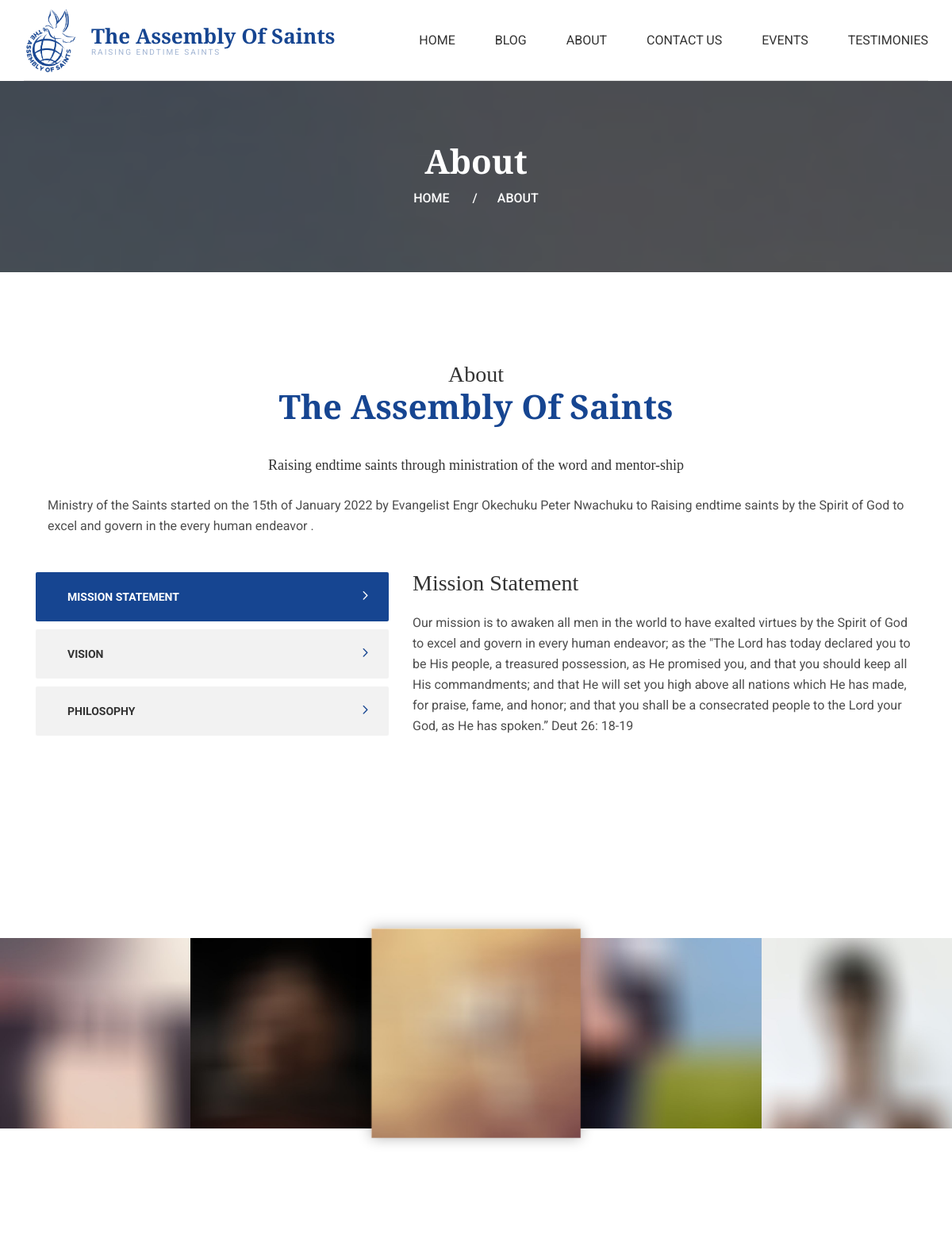
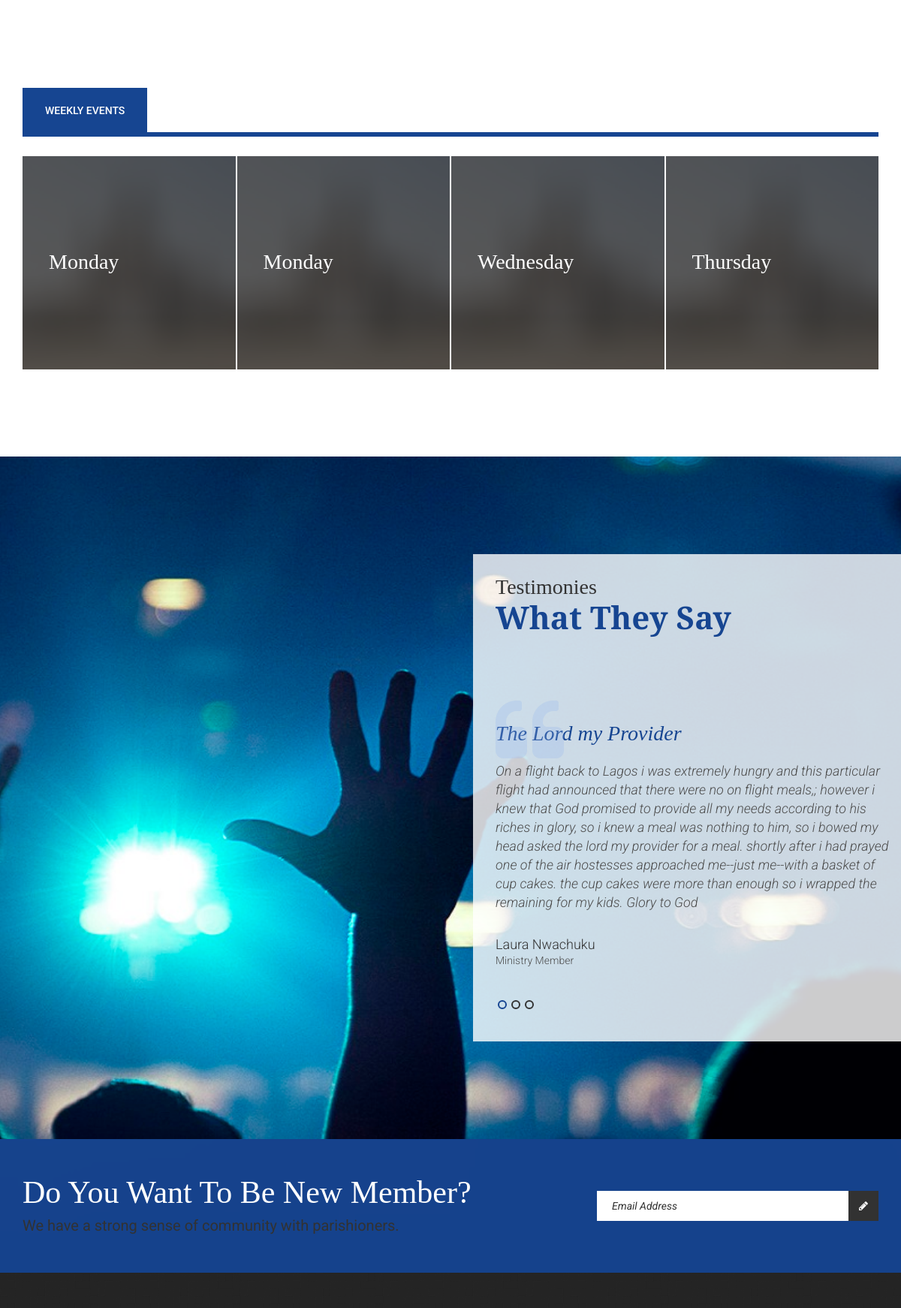
The page /about/ (upper part) on the database its author committed (2 pictures, top to bottom).
### organization/models.py (models this page shows, shortened)
class organizationOverview(models.Model):
    organization = models.OneToOneField(
        Organization,
        on_delete=models.CASCADE,
        unique=True,
    )
    organization_overview = models.TextField(max_length=500, blank=True)
    organization_mandate = models.TextField(max_length=500, blank=True)
    mission_statement = models.TextField(max_length=500, blank=True)
    vision = models.TextField(max_length=500, blank=True)
    philosophy = models.TextField(max_length=500, blank=True)
    id = models.AutoField(primary_key=True, default=None)
    def __str__(self):
        return self.organization.organization_name

class Organization(models.Model):
    user = models.ForeignKey(Account, on_delete=models.CASCADE, blank=True, null=True)
    organization_name = models.CharField(max_length=50)
    website_address = models.URLField(max_length=200, blank=True)
    email = models.EmailField(max_length=50)
    address_line_1 = models.CharField(max_length=50)
    address_line_2 = models.CharField(max_length=50, blank=True)
    city = models.CharField(max_length=50)
    state = models.CharField(max_length=50)
    postal_code = models.CharField(max_length=12, blank=True)
    country = models.CharField(max_length=50)
    phone = models.CharField(max_length=15)
    logo = models.ImageField(upload_to='photos/logos')
    is_church = models.BooleanField(default=False)
    created_date = models.DateTimeField(auto_now_add=True)
    modified_date = models.DateTimeField(auto_now=True)
    facebook = models.CharField(max_length=50, blank=True, null=True)
    youtube = models.CharField(max_length=50, blank=True, null=True)
    instagram = models.CharField(max_length=50, blank=True, null=True)
    open_hours = models.CharField(max_length=50, blank=True, null=True)
    class Meta:
        verbose_name = 'organization'
        verbose_name_plural = 'organizations'
    def __str__(self):
        return self.organization_name

### event/models.py (models this page shows, shortened)
class WeeklyEvent(models.Model):
    organization = models.ForeignKey(Organization, on_delete=models.CASCADE)
    day = models.CharField(max_length=50, choices=day_choice, default=0)
    time = models.TimeField(auto_now=False)
    end_time = models.TimeField(auto_now=False)
    city = models.CharField(max_length=50)
    state = models.CharField(max_length=50)
    country = models.CharField(max_length=50)
    created_date = models.DateTimeField(auto_now_add=True)
    modified_date = models.DateTimeField(auto_now=True)
    event = models.ForeignKey(ActualEvent, on_delete=models.CASCADE, blank=True, null=True)
    class Meta:
        verbose_name = 'Weekly Event'
        verbose_name_plural = 'Weekly Events'

### testimony/models.py (models this page shows, shortened)
class Testimony(models.Model):
    first_name = models.CharField(max_length=50)
    last_name = models.CharField(max_length=50)
    phone = models.CharField(max_length=50, blank=True, null=True)
    City = models.CharField(max_length=50)
    State = models.CharField(max_length=50)
    country = models.CharField(max_length=50)
    title = models.CharField(max_length=50)
    description = models.TextField(max_length=2500)
    created_date = models.DateTimeField(auto_now_add=True, blank=True, null=True)
    verified = models.BooleanField(default=False)
    photo = models.ImageField(upload_to='photos/testimony', blank=True, null=True)
    email = models.EmailField(max_length=100, blank=True, null=True)
    class Meta:
        verbose_name = 'Testimony'
        verbose_name_plural = 'Testimonies'

### MOTS/views.py (the view)
# urls.py: path('about/', AboutView.as_view(), name='about'),
class AboutView(View):
    def get(self, request, *args, **kwargs):
        weekly_events = WeeklyEvent.objects.prefetch_related('organization').filter(organization=1, organization__is_church='True').values()
        staff = Staff.objects.prefetch_related('organization').get(organization=1, organization__is_church='True')
        testimonies = Testimony.objects.filter(verified=True)[:3].values(
            'first_name',
            'last_name',
            'title',
            'description'
        )
        context = {
            'weekly_events': weekly_events,
            'testimonies': testimonies,
            'staff': staff,
        }
        return render(request, 'church/about.html', context)

### blog/context_processors.py (called while the page is built)
def menu_links(request):
    links = Article.objects.filter().order_by('-id')[:3].values('article_title', 'created_date')
    return dict(blog_links=links)

### event/context_processors.py (called while the page is built)
def event_links(request):
    links = Event.objects.select_related('event').all()
    return dict(event_links=links)

### event/models.py (called while the page is built)
    def get_url(self):
        return reverse('event', args=[self.id])

### organization/context_processors.py (called while the page is built)
def menu_links(request):
    links = organizationOverview.objects.select_related('organization').get(organization=1, organization__is_church='True')
    return dict(org_links=links)

### templates/church/about.html (shortened to what this page needs)
{% extends 'base.html' %}
{% load static %}
{% block content %}
<section class="page_breadcrumbs ds parallax section_padding_top_65 section_padding_bottom_65">
  <div class="container">
    <div class="row">
      <div class="col-sm-12 text-center">
        <h2 class="highlight bold">About</h2>
        <ol class="breadcrumb">
          <li>
            <a href="{% url 'MOTS' %}">
        Home
      </a>
          </li>
          <li class="active">About</li>
        </ol>
      </div>
    </div>
  </div>
</section>
<section id="about" class="ls section_padding_top_100 section_padding_bottom_75 columns_margin_bottom_30">
  <div class="container">
    <div class="row">
      <div class="col-md-12">
        <div class="horiz_lg_padding">
          <h3 class= "text-center">About</h3>
          <h2 class="section_header highlight text-center">{{ org_links.organization }}</h2>
          <p class="grey playfair">{{ org_links.organization_mandate }}</p>
          <p>{{ org_links.organization_overview }}</p>
        </div>
      </div>
    </div>
    <div class="container">
      <div class="row vertical-tabs">
        <div class="col-sm-5">
          <ul class="nav" role="tablist">
            <li class="active">
              <a href="#vertical-tab1" role="tab" data-toggle="tab">Mission Statement</a>
            </li>
            <li>
              <a href="#vertical-tab2" role="tab" data-toggle="tab">Vision</a>
            </li>
            <li>
              <a href="#vertical-tab3" role="tab" data-toggle="tab">Philosophy</a>
            </li>
          </ul>
        </div>
        <div class="col-sm-7">
          <div class="tab-content no-border">
            <div class="tab-pane fade in active" id="vertical-tab1">
              <h3>Mission Statement</h3>
              <p>{{org_links.mission_statement}}</p>
            </div>
          </div>
        </div>
      </div>
    </div>
  </div>
</section>
<section class="ls" style="padding-top: 100px; padding-bottom: 100px;">
  <div class="owl-carousel center-scale" data-responsive-lg="5" data-responsive-md="5" data-responsive-sm="3" data-responsive-xs="2" data-center="true" data-loop="true" data-margin="0" data-nav="true">
    <div class="vertical-item content-absolute corporate consulting">
      <div class="item-media">
        <img src="{% static 'images/gallery_square/01.jpg' %}" alt="">
        <div class="media-links">
        </div>
      </div>
    </div>
    <div class="vertical-item content-absolute corporate consulting">
      <div class="item-media">
        <img src="{% static 'images/gallery_square/02.jpg' %}" alt="">
        <div class="media-links">
        </div>
      </div>
    </div>
    <div class="vertical-item content-absolute corporate consulting">
      <div class="item-media">
        <img src="{% static 'images/gallery_square/03.jpg' %}" alt="">
        <div class="media-links">
        </div>
      </div>
    </div>
    <div class="vertical-item content-absolute corporate consulting">
      <div class="item-media">
        <img src="{% static 'images/gallery_square/07.jpg' %}" alt="">
        <div class="media-links">
        </div>
      </div>
    </div>
    <div class="vertical-item content-absolute corporate consulting">
      <div class="item-media">
        <img src="{% static 'images/gallery_square/08.jpg' %}" alt="">
        <div class="media-links">
        </div>
      </div>
    </div>
  </div>
</section>
<section id="events" class="ls section_padding_top_100 section_padding_bottom_100">
  <div class="container">
    <div class="row">
      <div class="col-sm-12">
        <ul class="nav nav-tabs" role="tablist">
          <li class="active">
            <a href="#tab1" role="tab" data-toggle="tab">Weekly events</a>
          </li>
        </ul>
        <div class="tab-content no-border top-color-border">
          <div class="tab-pane fade in active" id="tab1">
            <div class="row columns_padding_2">
              {% for weekly_event in weekly_events  %}
              <div class="col-md-3 col-sm-6">
                <div class="vertical-item content-absolute vertical-center content-bg-hover cs">
                  <div class="item-media">
                    <img src="{% static 'images/events/01.jpg' %}" alt="">
                    <div class="media-links">
                    </div>
                  </div>
                  <div class="item-content">
                    <h3 class="margin_0">
                      {{ weekly_event.day }}
                    </h3>
                    <div class="cs hovered-content thin">
                    </div>
                  </div>
                </div>
              </div>
              {% endfor %}
            </div>
          </div>
        </div>
      </div>
    </div>
  </div>
</section>
<section id="reviews" class="ls ms background_cover page_testimonials section_padding_100">
  <div class="container">
    <div class="row">
      <div class="col-md-6 col-md-push-6" style="background-color: rgba(255, 255, 255, 0.8); margin: 30px; padding: 30px;">
        <h3>Testimonies</h3>
        <h2 class="section_header highlight">What They Say</h2>
        <div class="owl-carousel topmargin_40" data-responsive-lg="1" data-responsive-md="1" data-responsive-sm="1" data-dots="true">
          {% for testimony in testimonies %}
          <blockquote class="with_quote bottommargin_0">
            <h3 class="highlight">{{ testimony.title }}</h3>
            {{ testimony.description }}
            <div class="item-meta">
              <h5>
                <a href="#">{{ testimony.first_name }} {{ testimony.last_name }}</a>
              </h5>
              <p>Ministry Member</p>
            </div>
          </blockquote>
          {% endfor %}
        </div>
      </div>
    </div>
  </div>
</section>
<section id="subscribe" class="section_subscribe cs parallax section_padding_50 table_section table_section_md">
  <div class="container">
    <div class="row">
      <div class="col-md-8 text-center text-md-left">
        <h2 class="bottommargin_10">Do You Want To Be New Member?</h2>
        <p class="fontsize_20 grey">We have a strong sense of community with parishioners.</p>
      </div>
      <div class="col-md-4 text-center text-md-right">
        <div class="widget widget_mailchimp">
          <form class="signup form-inline" action="./" method="get">
            <div class="form-group inline-block">
              <input class="mailchimp_email form-control" name="email" type="email" placeholder="Email Address">
            </div>
            <button type="submit" class="theme_button">Sign Up!</button>
          </form>
        </div>
      </div>
    </div>
  </div>
</section>
{% endblock %}

### templates/includes/navbar.html (shortened to what this page needs)
{% load static %}
{% url 'MOTS' as home %}
{% url 'blog' as blog %}
{% url 'contact_us' as contact_us %}
{% url 'testimonies' as testimonies %}
<header class="page_header header_white toggler_right with_bottom_border_container">
  <div class="container">
    <div class="row">
      <div class="col-sm-12 display_table">
        <div class="header_left_logo display_table_cell">
          <a href="./" class="logo top_logo">
            <img src="{{ org_links.organization.logo.url }}" alt="" style="width: 68px;">
            <span class="logo_text">
              <strong class="playfair">{{ org_links.organization.organization_name }}</strong>
              <span class="small-text">Raising endtime saints</span>
            </span>
          </a>
        </div>
        <div class="header_mainmenu display_table_cell text-right">
          <nav class="mainmenu_wrapper">
            <ul class="mainmenu nav sf-menu">
              <li class = "{% if request.path == home %} active {% endif %}"><a href="{% url 'MOTS' %}">Home</a></li>
              <li class = "{% if request.path == blog %} active {% endif %}"><a href="{% url 'blog' %}">Blog</a></li>
              <li class = "{% if request.path == blog %} active {% endif %}"><a href="{% url 'about' %}">About</a></li>
              <li class = "{% if request.path == contact_us %} active {% endif %}"><a href="{% url 'contact_us' %}">Contact Us</a></li>
              <li>
                <a href="#">Events</a>
              </li>
              <li class = "{% if request.path == testimonies %} active {% endif %}"><a href="{% url 'testimonies' %}"">Testimonies</a></li>
            </ul>
          </nav>
        </div>
      </div>
    </div>
  </div>
</header>

### rows shown on the page
organizationOverview: organization.logo (picture), organization.organization_name "The Assembly Of Saints", organization "The Assembly Of Saints", organization_mandate "Raising endtime saints through ministration of the word and mentor-ship", organization_overview "Ministry of the Saints started on the 15th of January 2022 by Evangelist Engr Okechuku Peter Nwachuku to Raising endtime saints by the Spirit of God to excel and govern in the every human endeavor .", mission_statement "Our mission is to awaken all men in the world to have exalted virtues by the Spirit of God to excel and govern in every human endeavor; as the \"The Lord has today declared you to be His people, a treasured possession, as He promised you, and that you should keep all His commandments; and that He will set you high above all nations which He has made, for praise, fame, and honor; and that you shall be a consecrated people to the Lord your God, as He has spoken.” Deut 26: 18-19"
WeeklyEvent: day "Monday"
WeeklyEvent: day "Monday"
WeeklyEvent: day "Wednesday"
WeeklyEvent: day "Thursday"
Testimony: title "The Lord my Provider", description "On a flight back to Lagos i was extremely hungry and this particular flight had announced that there were no on flight meals,; however i knew that God promised to provide all my needs according to his riches in glory, so i knew a meal was nothing to him, so i bowed my head asked the lord my provider for a meal. shortly after i had prayed one of the air hostesses approached me--just me--with a basket of cup cakes. the cup cakes were more than enough so i wrapped the remaining for my kids. Glory to God", first_name "Laura", last_name "Nwachuku"
